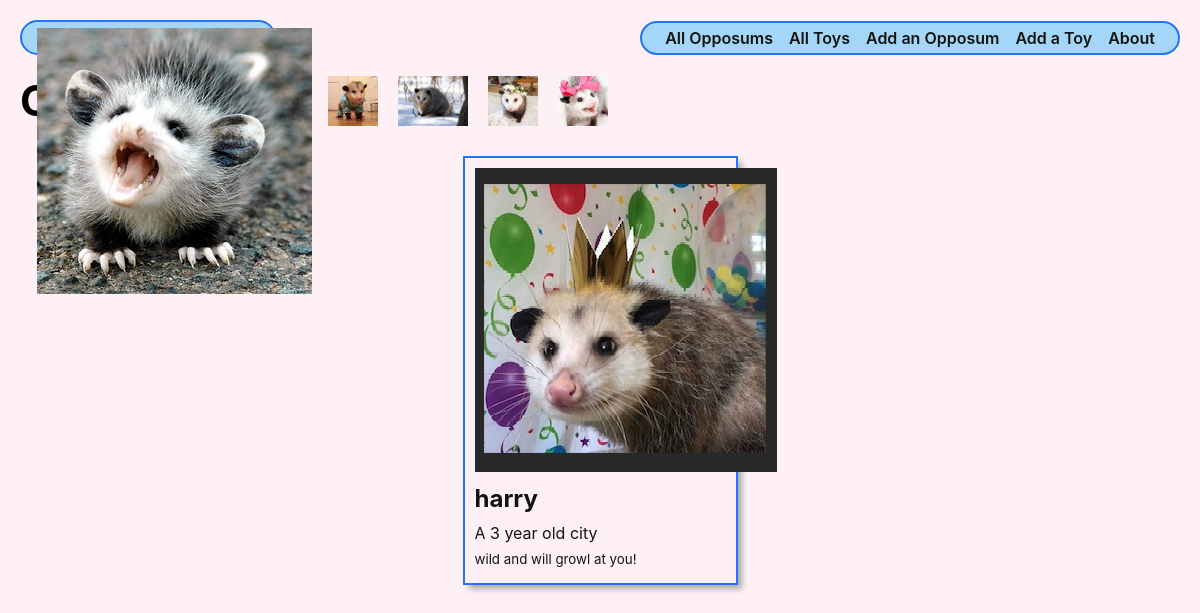
The app's page /opposums/, older data.
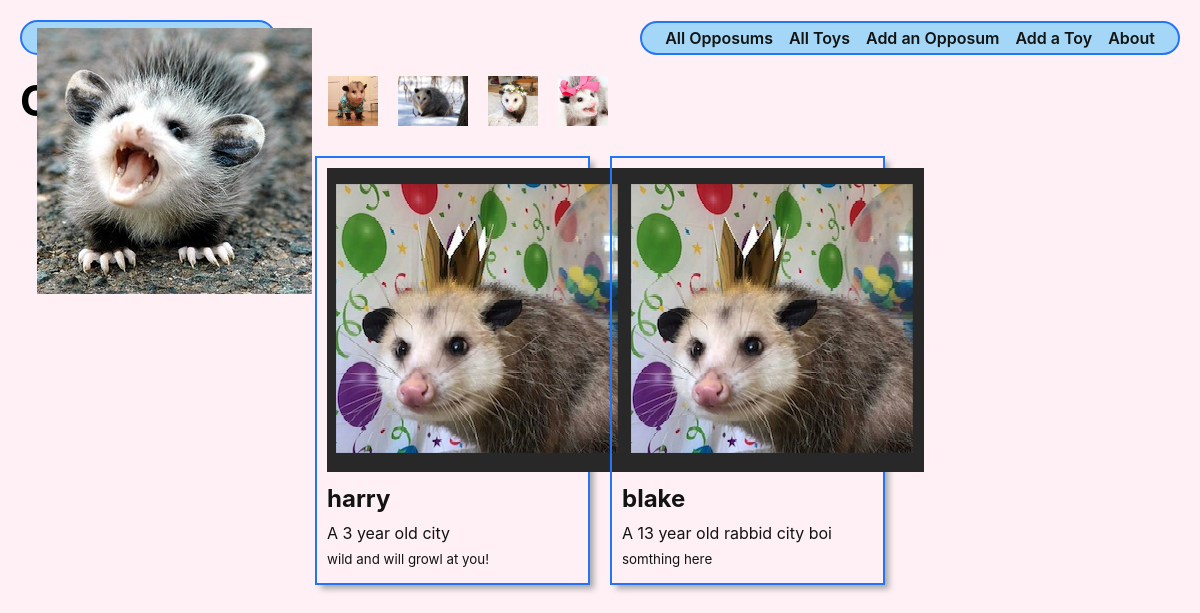
The same page, newer data.
### main_app/models.py (models this page shows, shortened)
class Opposum(models.Model):
  name = models.CharField(max_length=100)
  breed = models.CharField(max_length=100)
  description = models.TextField(max_length=250)
  age = models.IntegerField()

### main_app/views.py (the view)
# urls.py: path('opposums/', views.opposums_index, name='opposums_index'),
def opposums_index(request):
  opposums = Opposum.objects.all()
  return render(request, 'opposums/index.html', { 'opposums': opposums })

### main_app/templates/opposums/index.html (shortened to what this page needs)
{% extends 'base.html' %}
{% load static %}
{% block head %}
<link rel="stylesheet" type="text/css" href="{% static 'css/opposum-index.css' %}"/>
{% endblock %}
{% block content %}
<section class="page-header">
  <h1>Opposum List</h1>
  <img src="{% static 'images/pjpossum.jpg' %}" alt="Opposum in pajamas" />
  <img src="{% static 'images/Majesty.jpg' %}" alt="Pretty boi in snow" />
  <img src="{% static 'images/floral.jpeg' %}" alt="Opposum in flower crown" />
  <img src="{% static 'images/jojo.jpg' %}" alt="Jojo Siwa Opposum" />
</section>
<section class="card-container">
  {% for opposum in opposums %}
    <div class="card">
      <a href="{% url 'opposums_detail' opposum.id %}">
        <div class="card-content">
          <div class="card-img-container">
            <img
              src="{% static 'images/bday.png' %}"
              alt="Opposum in Bday party hat"
            >
          </div>
          <h2 class="card-title">{{ opposum.name }}</h2>
          {% if opposum.age > 0 %}
            <p>A {{ opposum.age }} year old {{ opposum.breed }}</p>
          {% else %}
            <p>A {{ opposum.breed }} garbage baby.</p>
          {% endif %}
          <p><small>{{ opposum.description }}</small></p>
        </div>
      </a>
    </div>
  {% endfor %}
</section>
{% endblock %}

Row changes from the older to the newer data that the page shows:
added Opposum: name "blake", age "13", breed "rabbid city boi", description "somthing here"
